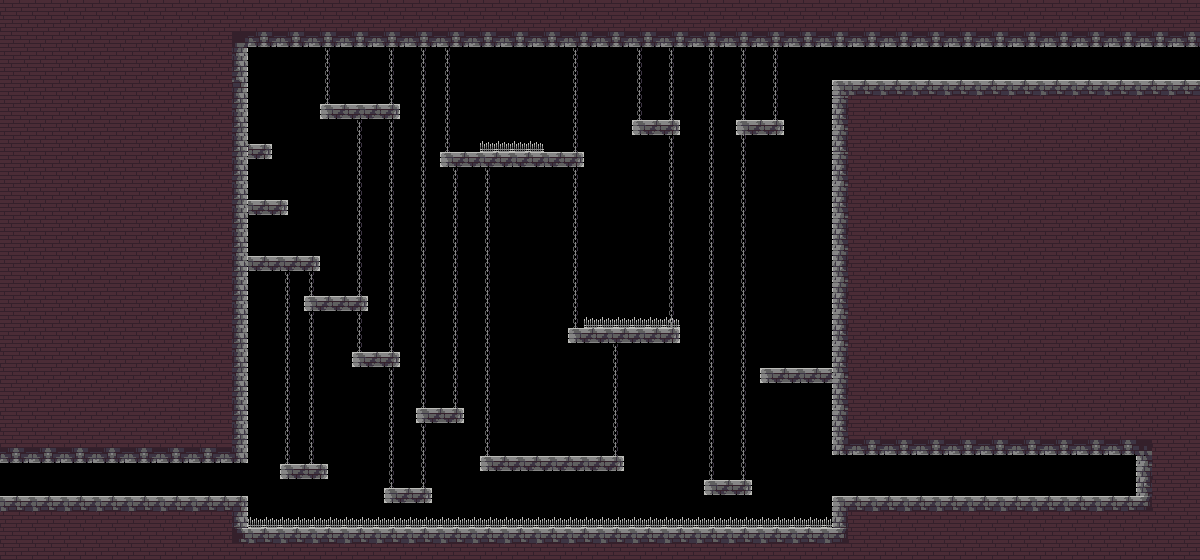

A 2D game scene composited from a Tiled map and its tileset images. What follows is a short description and the map's XML, with each tile layer's data collapsed to a summary:
An orthogonal 150x70 tile map with 8x8 px tiles, 2 tile layers (Capa de patrones 2, Capa de patrones 1), 2 tilesets and 43 objects (2x Hub_World/4, 2x primera, 0, 1).

<map version="1.2" tiledversion="1.3.2" orientation="orthogonal" renderorder="left-up" compressionlevel="0" width="150" height="70" tilewidth="8" tileheight="8" infinite="0" nextlayerid="13" nextobjectid="63">
 <tileset firstgid="1" name="Assets" tilewidth="8" tileheight="8" tilecount="1288" columns="46">
  <image source="Assets.png" width="368" height="224" />
 </tileset>
 <tileset firstgid="1289" name="prueba_castillo" tilewidth="8" tileheight="8" tilecount="10000" columns="100">
  <image source="prueba_castillo.png" width="800" height="800" />
 </tileset>
 <layer id="2" name="Capa de patrones 2" width="150" height="70">
  <data>[10500 cells, 410 non-empty, 6 distinct tile ids]</data>
 </layer>
 <layer id="1" name="Capa de patrones 1" width="150" height="70">
  <data>[10500 cells, 6610 non-empty, 90 distinct tile ids]</data>
 </layer>
 <objectgroup id="3" name="1">
  <object id="57" x="1012" y="471" width="24" height="24" />
  <object id="58" x="973" y="471" width="24" height="24" />
  <object id="59" x="279" y="231" width="24" height="24" />
  <object id="60" x="960" y="55" width="24" height="24" />
  <object id="61" x="1000" y="55" width="24" height="24" />
 </objectgroup>
 <objectgroup id="4" name="2">
  <object id="56" x="1056" y="471" width="24" height="24" />
 </objectgroup>
 <objectgroup id="5" name="Monedas">
  <object id="43" x="252" y="239" width="16" height="16" />
  <object id="44" x="840" y="479" width="16" height="16" />
  <object id="45" x="568" y="311" width="16" height="16" />
 </objectgroup>
 <objectgroup id="6" name="ZonasLetales">
  <object id="38" x="248" y="517" width="584" height="11" />
  <object id="39" x="584" y="317" width="96" height="11" />
  <object id="42" x="481" y="141" width="61" height="11" />
 </objectgroup>
 <objectgroup id="7" name="Hitboxes">
  <object id="1" x="-24" y="496" width="264" height="16" />
  <object id="4" x="-23" y="447.667" width="255" height="15.3333" />
  <object id="10" x="227" y="30" width="21" height="433" />
  <object id="11" x="230.727" y="496" width="17.2727" height="49.2727" />
  <object id="12" x="248" y="527.875" width="584" height="15" />
  <object id="13" x="832" y="496" width="320" height="48" />
  <object id="14" x="247.909" y="29.9091" width="980" height="17.3636" />
  <object id="15" x="832" y="80" width="400" height="374.667" />
  <object id="16" x="1135.75" y="454.5" width="16.625" height="41.75" />
  <object id="17" x="280" y="464" width="48" height="15" />
  <object id="19" x="416.125" y="408" width="48" height="15" />
  <object id="20" x="384" y="488" width="48" height="15" />
  <object id="21" x="352" y="352" width="48" height="15" />
  <object id="22" x="704" y="480" width="48" height="15" />
  <object id="23" x="632" y="120" width="48" height="15" />
  <object id="24" x="736" y="120" width="48" height="15" />
  <object id="25" x="248" y="144" width="24" height="15" />
  <object id="26" x="248" y="200" width="40.0909" height="15.4545" />
  <object id="27" x="248" y="256" width="72" height="15" />
  <object id="28" x="304" y="296" width="64" height="15" />
  <object id="29" x="480" y="456" width="144" height="15" />
  <object id="30" x="760" y="368" width="72" height="15" />
  <object id="31" x="320" y="104" width="80" height="15" />
  <object id="32" x="440" y="152" width="144" height="15" />
  <object id="33" x="568" y="328" width="112" height="15" />
 </objectgroup>
 <objectgroup id="8" name="Salidas">
  <object id="6" name="Hub_World/4" x="-40.4545" y="463" width="19.6364" height="33" />
  <object id="48" name="Hub_World/4" x="1224" y="47" width="15" height="33" />
 </objectgroup>
 <objectgroup id="9" name="Entradas">
  <object id="50" name="0" x="20" y="479" width="16" height="16" />
  <object id="51" name="1" x="1140" y="63" width="16" height="16" />
 </objectgroup>
 <objectgroup id="10" name="Palancas">
  <object id="55" name="primera" x="1104" y="480" width="16" height="16" />
 </objectgroup>
 <objectgroup id="11" name="Puertas">
  <object id="54" name="primera" x="1172" y="47" width="17" height="33" />
 </objectgroup>
</map>
